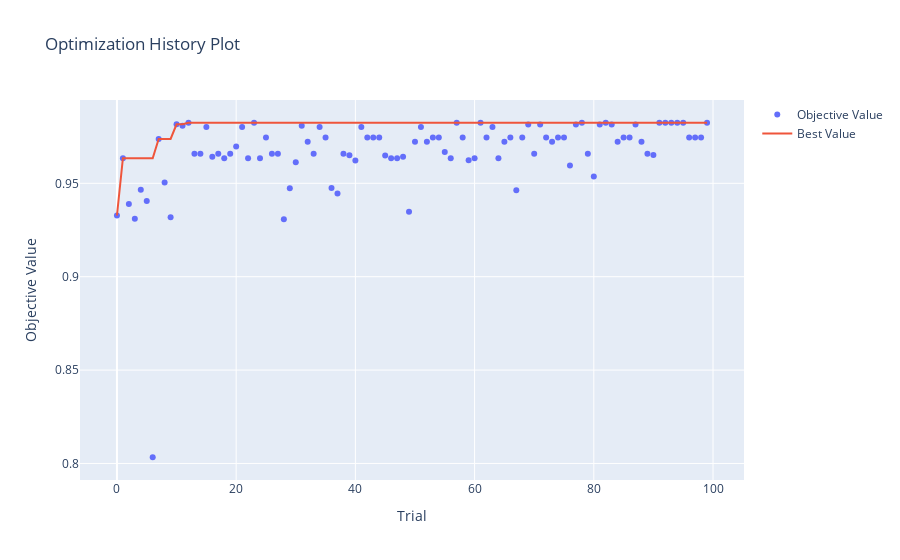

The notebook cell saved with this chart:
### Code cell
from optuna.visualization import plot_param_importances,plot_optimization_history
plot_optimization_history(study)
